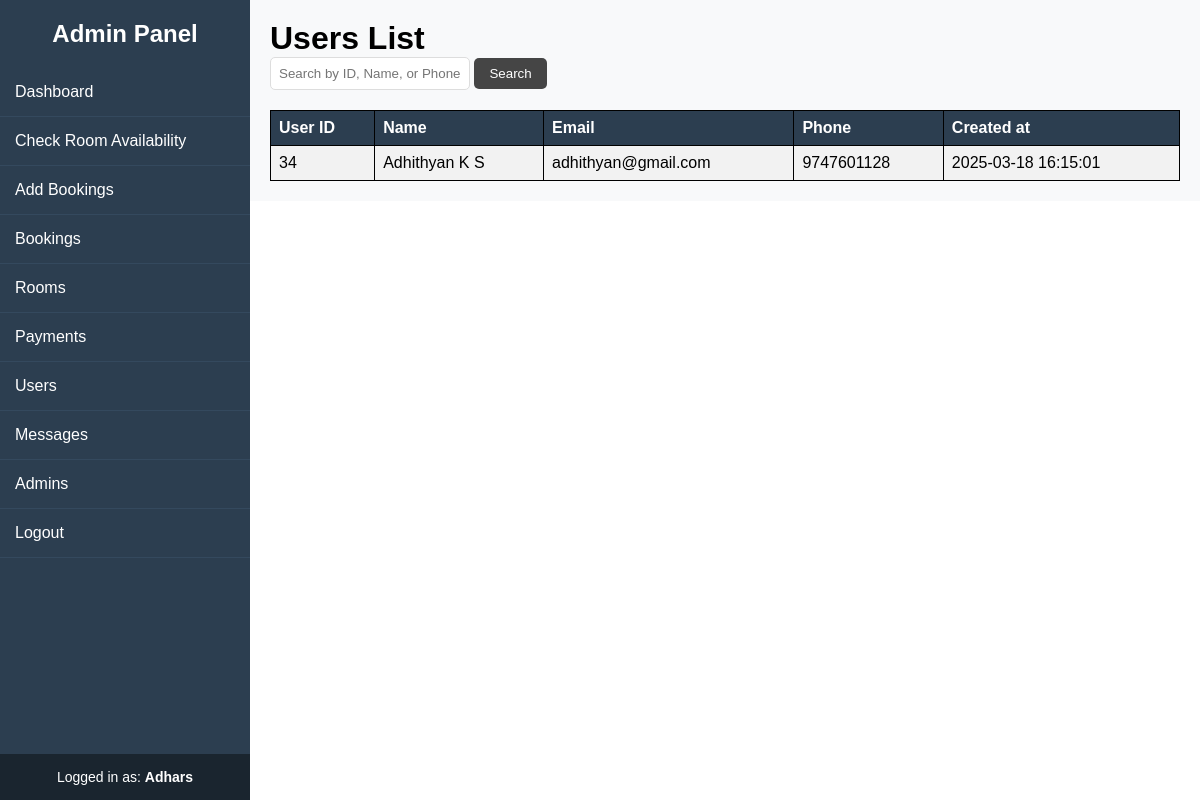
The page /admin/users.php (signed in) on the database as committed earlier.
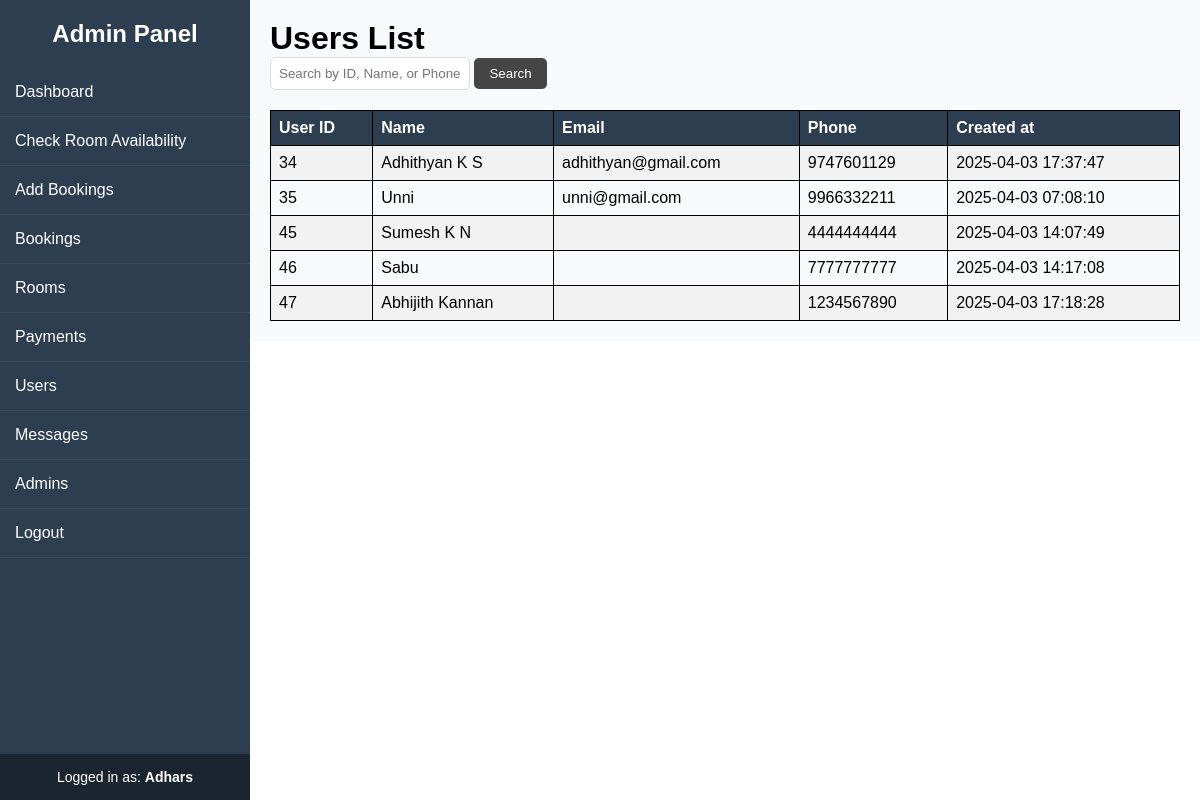
The same page on the database as committed later.
### tables this page shows
CREATE TABLE `users` (
  `user_id` int(11) NOT NULL,
  `name` varchar(50) NOT NULL,
  `email` varchar(50) DEFAULT NULL,
  `password` varchar(25) NOT NULL,
  `phone` varchar(10) NOT NULL,
  `created_at` timestamp NOT NULL DEFAULT current_timestamp() ON UPDATE current_timestamp()
);

### admin/users.php (the view, shortened to what this page needs)
<?php include '../includes/config.php'; ?>
<!DOCTYPE html>
<html lang="en">
<head>
    <link rel="stylesheet" href="../css/sidebar.css">
    <link rel="stylesheet" href="../css/table.css">
</head>
<body>
    <?php include 'inc/sidebar.php'; ?>
    <div class="content">
        <h1>Users List</h1>
        <?php
        $search = isset($_GET['search']) ? trim($_GET['search']) : '';
        $query = "SELECT * FROM users";
        $result = $conn->query($query);
        ?>
        <form method="GET">
            <input type="text" name="search" placeholder="Search by ID, Name, or Phone" value="<?= htmlspecialchars($search) ?>">
            <button type="submit">Search</button>
        </form>
        <?php
        echo "<table><tr><th>User ID</th><th>Name</th><th>Email</th><th>Phone</th><th>Created at</th></tr>";
        while ($row = mysqli_fetch_assoc($result)) {
            echo "<tr><td>" . $row['user_id'] . "</td>";
            echo "<td>" . $row['name'] . "</td>";
            echo "<td> " . $row['email'] . "</td>";
            echo "<td>" . $row['phone'] . "</td>";
            echo "<td>" . $row['created_at'] . "</td></tr>";
        }
        echo "</table>";
        ?>
    </div>
</body>
</html>

Rows that differ between the two databases and show on the page:
changed users "Adhithyan K S": phone "9747601128" → "9747601129"; created_at "2025-03-18 16:15:01" → "2025-04-03 17:37:47"
added users: user_id "35", name "Unni", email "unni@gmail.com", phone "9966332211", created_at "2025-04-03 07:08:10"
added users: user_id "45", name "Sumesh K N", phone "4444444444", created_at "2025-04-03 14:07:49"
added users: user_id "46", name "Sabu", phone "7777777777", created_at "2025-04-03 14:17:08"
added users: user_id "47", name "Abhijith Kannan", phone "1234567890", created_at "2025-04-03 17:18:28"
